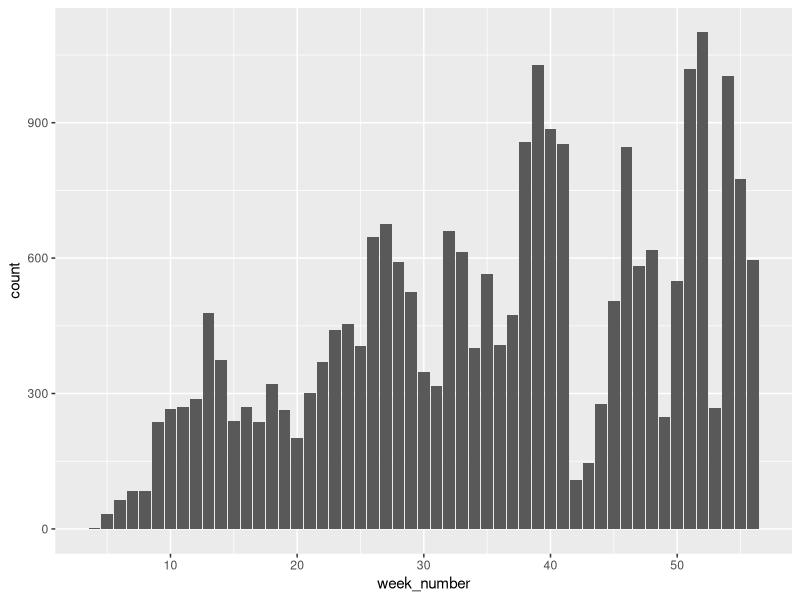
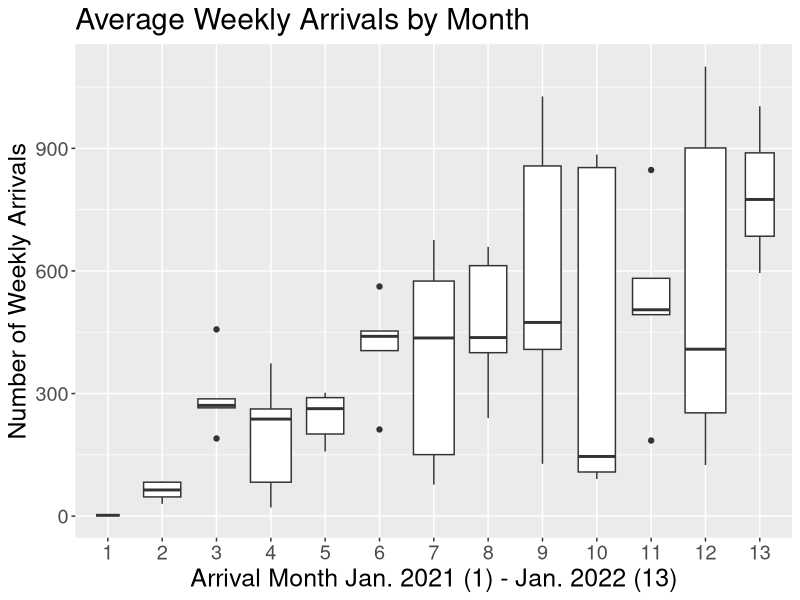
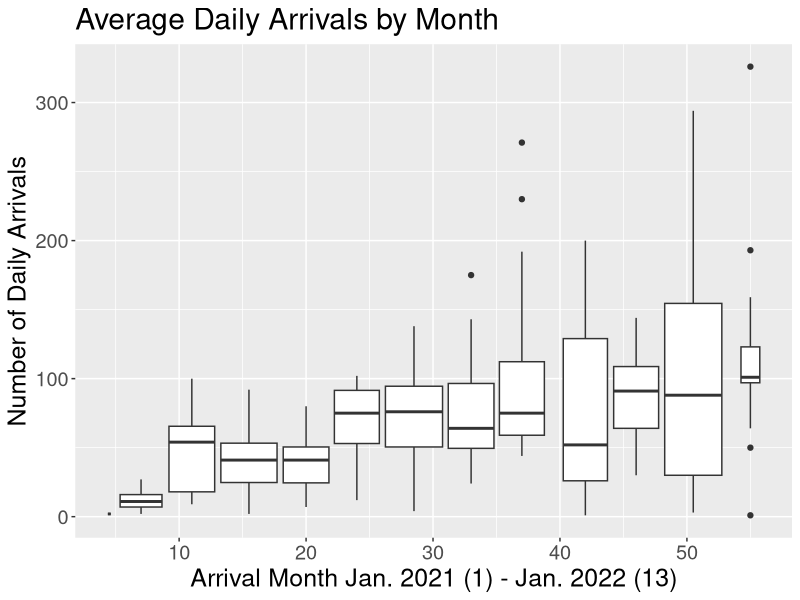
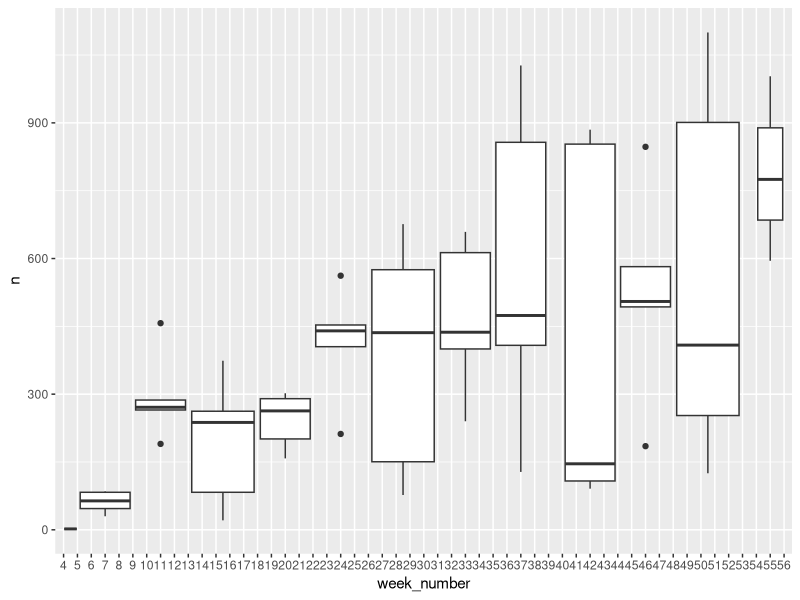
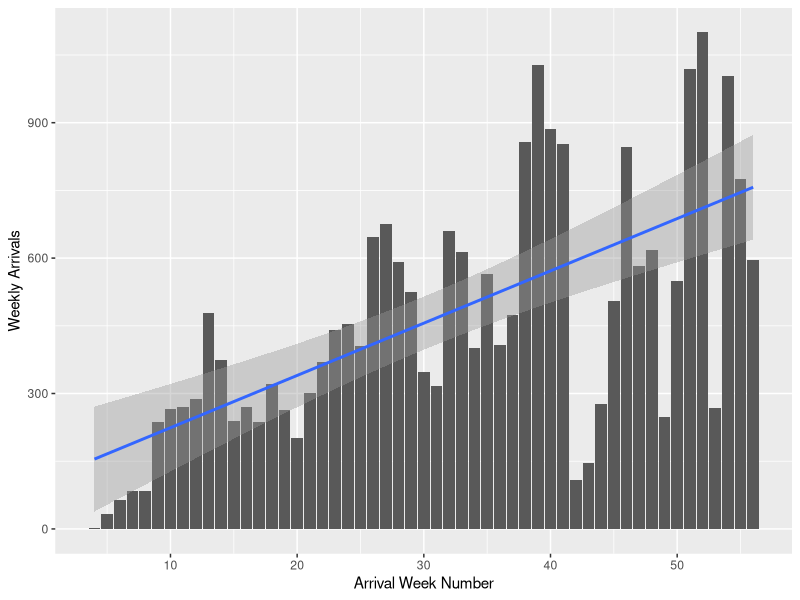
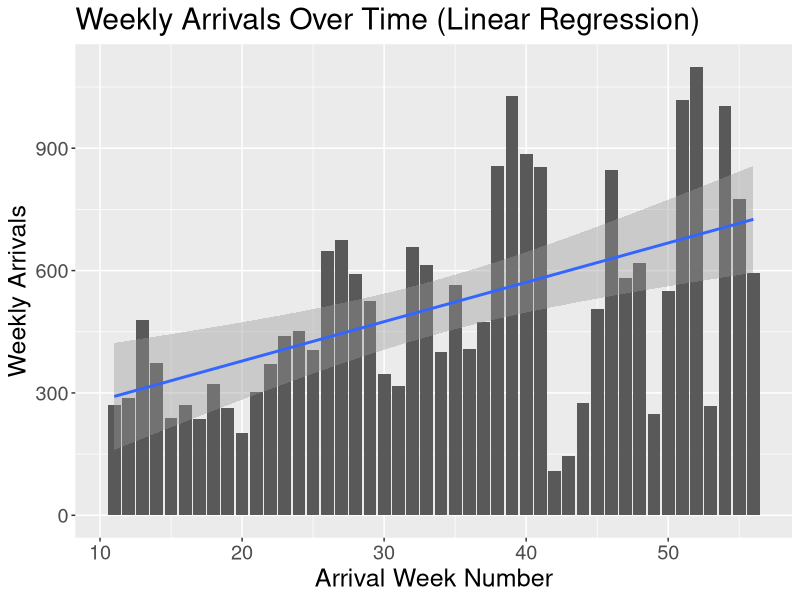

Generate these figures, in order, with R:
# Weekly arrivals Boxplots/ Meal estimate re3gression?
library(tidyverse)
library(lubridate)

individuals <- read_csv("data/individual_clean_dest_dates_1_20_22.csv")

individuals <- individuals %>%
  mutate(week_number = week(arrival_date),
         arrival_year = year(arrival_date),
         arrival_month = month(arrival_date))

max(individuals$week_number)

individuals <- individuals %>%
  mutate(week_number = case_when(week_number == 1 ~ 54,
                                 week_number == 2 ~ 55,
                                 week_number == 3 ~ 56,
                                 is.na(week_number) ~ 0,
                                 TRUE ~ week_number),
         arrival_month = if_else((arrival_month == 1 & arrival_year == 2022), 
                                 13, arrival_month))

individuals %>%
  ggplot(aes(x = week_number)) +
  geom_bar() 


# Examine monthly arrivals
  
monthly_arrivals <- individuals %>%
  count(week_number, arrival_month, arrival_year)

# Examine average weekly arrivals by month
monthly_arrivals %>%
  mutate(arrival_month = factor(arrival_month)) %>%
  ggplot(aes(x = arrival_month, y = n)) +
  geom_boxplot(varwidth = TRUE) +
  ylab("Number of Weekly Arrivals") +
  xlab("Arrival Month Jan. 2021 (1) - Jan. 2022 (13)") +
  ggtitle("Average Weekly Arrivals by Month") +
  theme(text = element_text(size=18))

# Examine daily arrivals by month
daily_arrivals <- individuals %>%
  count(arrival_date, arrival_month, week_number, arrival_year)

daily_arrivals %>%
  mutate(arrival_month = factor(arrival_month)) %>%
  ggplot(aes(x = week_number, y = n)) +
  geom_boxplot(aes(group=arrival_month), varwidth = TRUE) +
  ylab("Number of Daily Arrivals") +
  xlab("Arrival Month Jan. 2021 (1) - Jan. 2022 (13)") +
  ggtitle("Average Daily Arrivals by Month") +
  theme(text = element_text(size=18))


monthly_arrivals %>%
  mutate(week_number = factor(week_number)) %>%
  ggplot(aes(x = week_number, y = n)) +
  geom_boxplot(aes(group = arrival_month), varwidth = FALSE)

# Examine weekly arrivals

arrivals <- individuals %>%
  count(week_number)

arrivals %>%
  ggplot(aes(x = week_number, y = n)) +
  geom_bar(stat = "identity") +
  geom_smooth(method = "lm") +
  xlab("Arrival Week Number") +
  ylab("Weekly Arrivals")

weekly_arrivals_model <- lm(data = arrivals, n ~ week_number)
summary(weekly_arrivals_model)

predict(weekly_arrivals_model, data.frame(week_number = c(57,58,59)))

recent_arrivals <- arrivals %>%
  filter(week_number > 10) 

recent_arrivals_model <- lm(data = recent_arrivals, n ~ week_number)  
summary(recent_arrivals_model) 

predict(recent_arrivals_model, data.frame(week_number = c(57,58,59)))

recent_arrivals %>%
  ggplot(aes(x = week_number, y = n)) +
  geom_bar(stat = "identity") +
  geom_smooth(method = "lm") +
  xlab("Arrival Week Number") +
  ylab("Weekly Arrivals")+
  theme(text = element_text(size=18)) +
  ggtitle("Weekly Arrivals Over Time (Linear Regression)")


stay_len <- individuals %>%
  filter(stay_length >= 0) %>%
  count(stay_length) %>%
  mutate(percent = (n/sum(n))*100)

long_stay <- stay_len %>%
  filter(stay_length > 3) 

sum(long_stay$percent)

